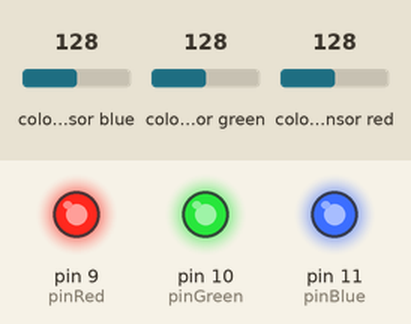
Simulated run of this sketch. Board: Arduino Uno, built with avr-gcc and run on an emulated ATmega328P. On the bench: output pins drawn as LEDs (lit = HIGH). Wiring (inferred from the names in the program): TCS3200 colour sensor: output pin 4; S2 pin 7; S3 pin 8. The test bench sets the inputs (shaded band); at power-on: colour sensor blue 128, colour sensor green 128, colour sensor red 128. Pins used as bus, display or sensor lines are not drawn; what the sketch prints to the serial monitor is not drawn.

Above: at 0.1 s.
Timing chart, 0 to 1.6 s (numbered marks = the images above):
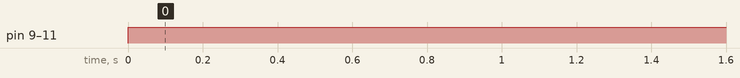

Measured:
- by itself, pin 9 (pinRed), pin 10 (pinGreen), pin 11 (pinBlue): LOW → HIGH at 0.00 s

The sketch:

lesson-15.ino
```cpp
int pinRed = 9;
int pinGreen = 10;
int pinBlue = 11;
unsigned int pulse;
int rColorS;
int gColorS;
int bColorS;
int S2 = 7;
int S3 = 8;
int outPin = 4;

void setup() {
  Serial.begin(9600);
  pinMode(pinRed,OUTPUT);
  pinMode(pinGreen,OUTPUT);
  pinMode(pinBlue,OUTPUT);

  pinMode(S2,OUTPUT);
  pinMode(S3,OUTPUT);
  pinMode(outPin,INPUT);

}

void loop() {
  digitalWrite(S2,LOW);
  digitalWrite(S3,LOW);
  pulse = pulseIn(outPin,LOW);
  rColorS = pulse/400. -1;
  rColorS = 255 - rColorS;

  digitalWrite(S2,HIGH);
  digitalWrite(S3,HIGH);
  pulse = pulseIn(outPin,LOW);
  gColorS = pulse/400. -1;
  gColorS = 255 - gColorS;


  digitalWrite(S2,LOW);
  digitalWrite(S3,HIGH);
  pulse = pulseIn(outPin,LOW);
  bColorS = pulse/400. -1;
  bColorS = 255 - bColorS;

  Serial.print(rColorS);
  Serial.print(",");
  Serial.print(gColorS);
  Serial.print(",");
  Serial.println();

  if(rColorS > gColorS && gColorS > bColorS){
    rColorS = 255;
    gColorS = gColorS / 2;
    bColorS = 0;
  }

  if(rColorS > bColorS && bColorS > gColorS){
    rColorS = 255;
    bColorS = bColorS / 2;
    gColorS = 0;
  }

  if(gColorS > rColorS && rColorS > bColorS){
    gColorS = 255;
    rColorS = rColorS / 2;
    bColorS = 0;
  }

  if(gColorS > bColorS && bColorS > rColorS){
    gColorS = 255;
    bColorS = bColorS / 2;
    rColorS = 0;
  }

  if(bColorS > rColorS && rColorS > gColorS){
    bColorS = 255;
    rColorS = rColorS / 2;
    gColorS = 0;
  }

  if(bColorS > gColorS && gColorS > rColorS){
    bColorS = 255;
    gColorS = gColorS / 2;
    rColorS = 0;
  }

  analogWrite(pinRed,rColorS);
  analogWrite(pinGreen,gColorS);
  analogWrite(pinBlue,bColorS);
}
```
